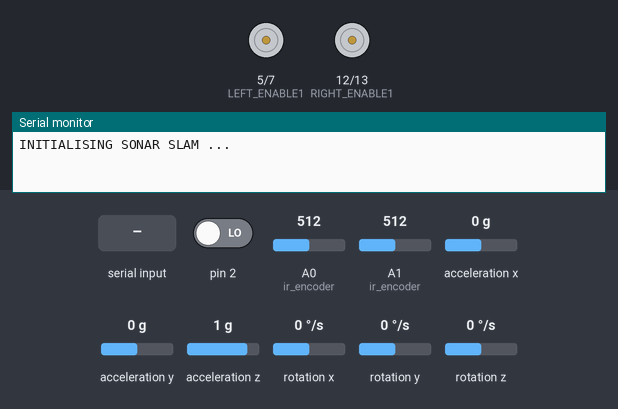
A sketch run on a simulated Arduino Uno, built with avr-gcc and run on an emulated ATmega328P. Shown: motor-driver pin pairs drawn as motors (green arrow = first pin HIGH = forward, orange = second pin HIGH = backward, longer = more drive, scaled by the enable pin), the last lines printed to the serial monitor. The inputs (shaded band) are chosen by the test bench; at power-on: pin 2 LOW, A0 (ir_encoder) = 512, A1 (ir_encoder) = 512, acceleration x 0 g, acceleration y 0 g, acceleration z 1 g, rotation x 0 °/s, rotation y 0 °/s, rotation z 0 °/s. The sensor or clock chip raises its interrupt line as the real part does.

Above: at 0.8 s.
0.9 s: "1" received over the second serial link
2.4 s: "2" received over the second serial link
At 3.4 s:
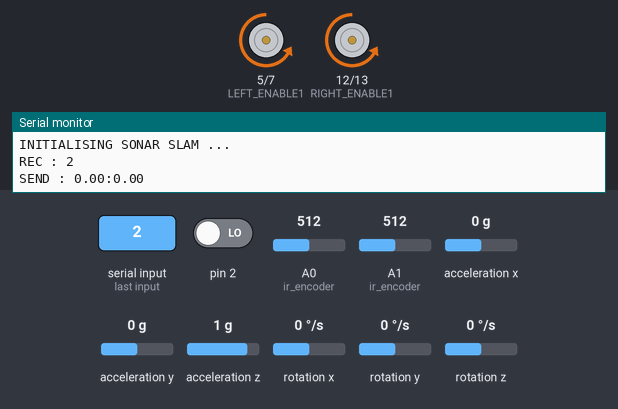
3.9 s: "3" received over the second serial link
At 4.6 s:
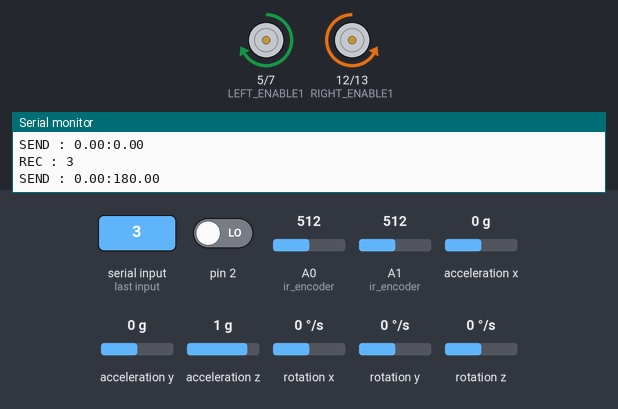
5.4 s: "4" received over the second serial link
At 5.8 s:
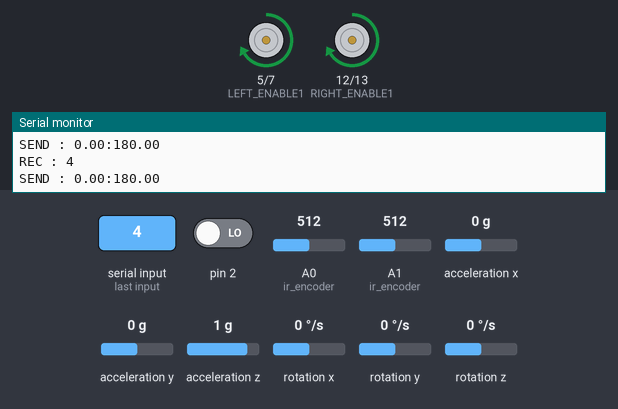
8.4 s: "1" received over the second serial link
At 9.2 s:
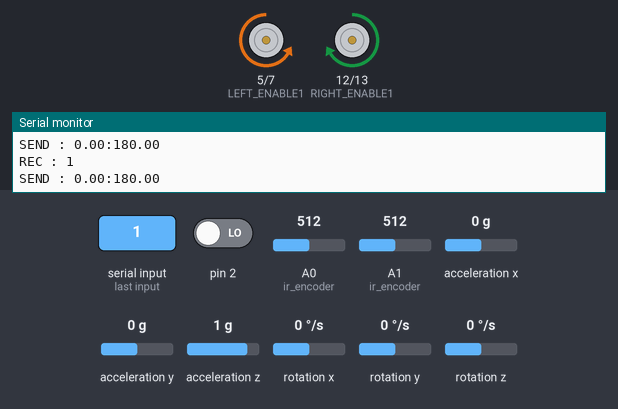
Timing chart, 0 to 10.9 s (numbered marks = the images above; inputs shaded):
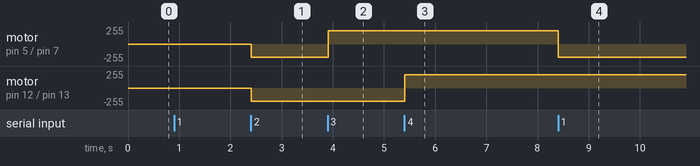

Measured:
- after the input at 2.4 s, motor on pin 5 (LEFT_ENABLE1) / pin 7 (LEFT_ENABLE2), motor on pin 12 (RIGHT_ENABLE1) / pin 13 (RIGHT_ENABLE2): stopped → backward 200/255 at once
- after the input at 3.9 s, motor on pin 5 (LEFT_ENABLE1) / pin 7 (LEFT_ENABLE2): backward 200/255 → forward 200/255 at once
- after the input at 5.4 s, motor on pin 12 (RIGHT_ENABLE1) / pin 13 (RIGHT_ENABLE2): backward 200/255 → forward 200/255 at once
- after the input at 8.4 s, motor on pin 5 (LEFT_ENABLE1) / pin 7 (LEFT_ENABLE2): forward 200/255 → backward 200/255 at once

The sketch:

bot_position_feedback.ino
```cpp
/*

SONAR mapping bot
Bot position feedback code

Movement of bot in arena is displayed on graph in python screen
*/

// Required header files
#include <I2Cdev.h>
#include <MPU6050_6Axis_MotionApps20.h>
#include <SoftwareSerial.h>

// Motor driver output pins
#define LEFT_ENABLE1 5
#define LEFT_ENABLE2 7
#define RIGHT_ENABLE1 12
#define RIGHT_ENABLE2 13
#define LEFT_SPEED 11
#define RIGHT_SPEED 3

// Bluetooth module pins
SoftwareSerial BTSerial(A3,A2);

// MPU object
MPU6050 mpu;

// MPU control/status variables
bool dmpReady = false; // set true if DMP initialisation was successful
uint8_t mpuIntStatus; // holds actual interrupt status byte from MPU
uint8_t devStatus; // return status after each device operation (0 = success, !0 = error)
uint16_t packetSize; // expected DMP packet size (default is 42 bytes)
uint16_t fifoCount; // count of all bytes currently in FIFO
uint8_t fifoBuffer[64]; // FIFO storage buffer
volatile bool mpuInterrupt = false; // indicates whether MPU interrupt pin has gone high

// Orientation variables
Quaternion q; // [w, x, y, z] quaternion container
VectorFloat gravity; // [x, y, z] gravity vector
float ypr[3]; // yaw, pitch, roll values - yaw only required
double yaw;

String data="";

int x,y;
int count1=0,count2=0,flag1=0,flag2=0,dir_flag=0,initial_yaw_flag=1;
float distance=0,theta=0,initial_yaw=0;
String send_data;

char rec_data;


// function to trigger interrupt when DMP data is ready
void dmpDataReady()
{
mpuInterrupt = true;
}

// function to input offsets for calibration
void mpu_offset_declare()
{
  mpu.setXGyroOffset(16);
  mpu.setYGyroOffset(-84);
  mpu.setZGyroOffset(4);
  mpu.setXAccelOffset(-1586);
  mpu.setYAccelOffset(-1480);
  mpu.setZAccelOffset(1548);
}

// function to initialise motors
void motor_initialise()
{
  pinMode(LEFT_ENABLE1,1);
  pinMode(LEFT_ENABLE2,1);
  pinMode(RIGHT_ENABLE1,1);
  pinMode(RIGHT_ENABLE2,1);
  pinMode(LEFT_SPEED,1);
  pinMode(RIGHT_SPEED,1);
  digitalWrite(LEFT_ENABLE1,0);
  digitalWrite(LEFT_ENABLE2,0);
  digitalWrite(RIGHT_ENABLE1,0);
  digitalWrite(RIGHT_ENABLE2,0);
  analogWrite(LEFT_SPEED,200);
  analogWrite(RIGHT_SPEED,200);
}

// setup
void setup()
{
   // Start serial communication
  Serial.begin(115200);
  Serial.println("INITIALISING SONAR SLAM ...");
  BTSerial.begin(9600);
  pinMode(A0,0);
  pinMode(A1,0);
  while(!(BTSerial.available()));
  BTSerial.read();
  BTSerial.println("a");
  BTSerial.println("0:0");
  // Initialise motor pins
  motor_initialise();
  // Start I2C communication
  Wire.begin();
  // Initialise MPU
  mpu.initialize();
  // Get status of MPU
  devStatus = mpu.dmpInitialize();
  // Feed the offset values for calibration of MPU
  mpu_offset_declare();

  if (devStatus == 0) // If MPU has been initialised
  {
    mpu.setDMPEnabled(true); // Initalise DMP
    attachInterrupt(0, dmpDataReady, RISING); // Attach interrupt for MPU data reading
    mpuIntStatus = mpu.getIntStatus(); // Get status of interrupt
    dmpReady = true; // enable DMP status
    packetSize = mpu.dmpGetFIFOPacketSize(); // read data packet size
  }
  else // failing to intialise MPU
  {
  Serial.print("DMP Initialization failed");
  if(devStatus==1)
    Serial.println("Initial memory load failed");
  else if(devStatus==2)
    Serial.println("DMP configuration update failed");
  }

}

// control of bot
void dir_control()
{
  switch(rec_data)
  {
    case 49:
        digitalWrite(LEFT_ENABLE2,1);
        digitalWrite(LEFT_ENABLE1,0);
        digitalWrite(RIGHT_ENABLE1,1);
        digitalWrite(RIGHT_ENABLE2,0);
        break;
    case 51:
        digitalWrite(LEFT_ENABLE2,0);
        digitalWrite(LEFT_ENABLE1,1);
        digitalWrite(RIGHT_ENABLE1,0);
        digitalWrite(RIGHT_ENABLE2,1);
        break;
    case 50:
        digitalWrite(LEFT_ENABLE2,1);
        digitalWrite(LEFT_ENABLE1,0);
        digitalWrite(RIGHT_ENABLE1,0);
        digitalWrite(RIGHT_ENABLE2,1);
        break;
    case 52:
        digitalWrite(LEFT_ENABLE2,0);
        digitalWrite(LEFT_ENABLE1,1);
        digitalWrite(RIGHT_ENABLE1,1);
        digitalWrite(RIGHT_ENABLE2,0);
        break;
    case 48:
        digitalWrite(LEFT_ENABLE2,0);
        digitalWrite(LEFT_ENABLE1,0);
        digitalWrite(RIGHT_ENABLE1,0);
        digitalWrite(RIGHT_ENABLE2,0);
        break;
  }
}

// Position of bot feedback
void ir_encoder()
{
  x=analogRead(A0);
  y=analogRead(A1);
  if(x>700&&flag1==0)
  {
    count1++;
    flag1=1;
  }
  else if(x>330&&x<400)
  flag1=0;
  if(y>900&&flag2==0)
  {
    count2++;
    flag2=1;
  }
  else if(y>430&&y<500)
  flag2=0;
  //Serial.print(x);
  //Serial.print(" : ");
  //Serial.println(y);
  //Serial.print(count1);
  //Serial.print(" : ");
  //Serial.println(count2);
  //delay(400);
}

// Loop
void loop()
{
  if (!dmpReady) // if DMP is not ready, exit from program
    return;
  while (!mpuInterrupt && fifoCount < packetSize) // when data is not sent
  {
      rec_data=BTSerial.read();
      if(rec_data=='1'||rec_data=='2'||rec_data=='3'||rec_data=='4'||rec_data=='0'||rec_data=='b'){
      Serial.print("REC : ");
      Serial.println(rec_data);
      dir_control();
      distance=count1*3.867;
      Serial.print("SEND : ");
      if(rec_data=='3'||dir_flag==1)
      {
        theta=yaw+180;
        dir_flag=1;
      }
      else
        theta=yaw;
      if(rec_data=='0')
      {
        dir_flag=0;
      }
      theta=theta-initial_yaw;
      send_data=String(distance)+":"+String(theta);
      Serial.println(send_data);
      BTSerial.println(send_data);
      BTSerial.flush();
      }
   else
    if(rec_data!='2'&&rec_data!='4')
      ir_encoder();
  }
  mpuInterrupt = false; // set interrupt flag as 0
  mpuIntStatus = mpu.getIntStatus(); // get Get interrupt status
  fifoCount = mpu.getFIFOCount(); // Get FIFO buffer size
  if ((mpuIntStatus & 0x10) || fifoCount == 1024) // FIFO overflow gas occured
  {
  mpu.resetFIFO(); //resetting MPU
  Serial.println("FIFO overflow!");
  }
  else if (mpuIntStatus & 0x02) // data is sent from MPU
  {
  while (fifoCount < packetSize) // wait till FIFO buffer is complete
    fifoCount = mpu.getFIFOCount();
  mpu.getFIFOBytes(fifoBuffer, packetSize); // get the data from MPU
  fifoCount -= packetSize; // check if multiple data packets exist
  mpu.dmpGetQuaternion(&q, fifoBuffer); // compute quaternion from FIFO raw values
  mpu.dmpGetGravity(&gravity, &q); // Calculate gravity from quaternion values
  mpu.dmpGetYawPitchRoll(ypr, &q, &gravity); // compute YPR from gravity and quaternion
  yaw = ypr[0] * 180/M_PI; // Compute roll from data obtained
  if(initial_yaw_flag==1)
  {
    initial_yaw_flag=0;
    initial_yaw=yaw;
  }
  //Serial.print("YAW: "); //debugging
  //Serial.println(yaw); //debugging
  }
}
```
